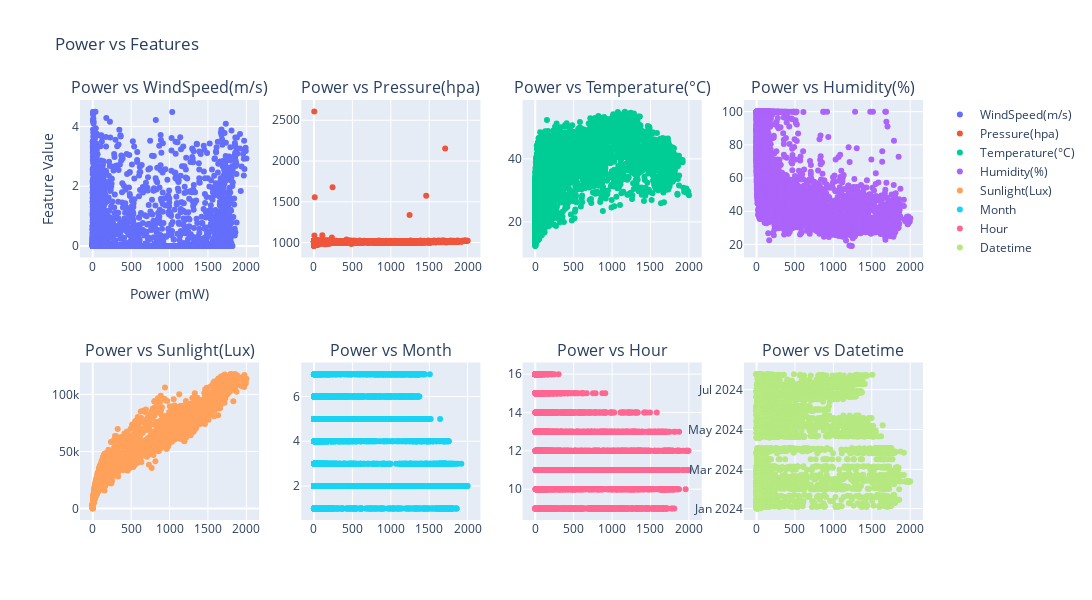

Notebook code for this chart:
### Code cell
avgdata1 = avgdata_dict['avgdata_01']
fig = sp.make_subplots(rows=2, cols=4, subplot_titles=[f'Power vs {col_name}' for col_name in features])

# 繪製每個特徵的散點圖
for i, col_name in enumerate(features):
    fig.add_trace(
        go.Scatter(x=avgdata1['Power(mW)'], y=avgdata1[col_name], mode='markers', name=col_name),
        row=i // 4 + 1, col=i % 4 + 1
    )

# 設定標籤
fig.update_layout(
    height=600,
    width=1200,
    title_text="Power vs Features",
    xaxis_title="Power (mW)",
    yaxis_title="Feature Value"
)

# 顯示圖形
fig.show()

### Figure 1 — Plotly figure (JSON) as saved in the notebook; plotly's stock layout.template omitted (floating-point values rounded to 4 significant figures; data arrays with more than 128 entries replaced by an {"elided": "..."} marker saying what was removed)
{"data": [{"mode": "markers", "name": "WindSpeed(m/s)", "type": "scatter", "x": {"elided": "5700 float values"}, "xaxis": "x", "y": {"elided": "5700 float values"}, "yaxis": "y"}, {"mode": "markers", "name": "Pressure(hpa)", "type": "scatter", "x": {"elided": "5700 float values"}, "xaxis": "x2", "y": {"elided": "5700 float values"}, "yaxis": "y2"}, {"mode": "markers", "name": "Temperature(°C)", "type": "scatter", "x": {"elided": "5700 float values"}, "xaxis": "x3", "y": {"elided": "5700 float values"}, "yaxis": "y3"}, {"mode": "markers", "name": "Humidity(%)", "type": "scatter", "x": {"elided": "5700 float values"}, "xaxis": "x4", "y": {"elided": "5700 float values"}, "yaxis": "y4"}, {"mode": "markers", "name": "Sunlight(Lux)", "type": "scatter", "x": {"elided": "5700 float values"}, "xaxis": "x5", "y": {"elided": "5700 float values"}, "yaxis": "y5"}, {"mode": "markers", "name": "Month", "type": "scatter", "x": {"elided": "5700 float values"}, "xaxis": "x6", "y": {"elided": "5700 int values"}, "yaxis": "y6"}, {"mode": "markers", "name": "Hour", "type": "scatter", "x": {"elided": "5700 float values"}, "xaxis": "x7", "y": {"elided": "5700 int values"}, "yaxis": "y7"}, {"mode": "markers", "name": "Datetime", "type": "scatter", "x": {"elided": "5700 float values"}, "xaxis": "x8", "y": {"elided": "5700 str values"}, "yaxis": "y8"}], "layout": {"annotations": [{"font": {"size": 16}, "showarrow": false, "text": "Power vs WindSpeed(m/s)", "x": 0.1062, "xanchor": "center", "xref": "paper", "y": 1, "yanchor": "bottom", "yref": "paper"}, {"font": {"size": 16}, "showarrow": false, "text": "Power vs Pressure(hpa)", "x": 0.3688, "xanchor": "center", "xref": "paper", "y": 1, "yanchor": "bottom", "yref": "paper"}, {"font": {"size": 16}, "showarrow": false, "text": "Power vs Temperature(°C)", "x": 0.6313, "xanchor": "center", "xref": "paper", "y": 1, "yanchor": "bottom", "yref": "paper"}, {"font": {"size": 16}, "showarrow": false, "text": "Power vs Humidity(%)", "x": 0.8938, "xanchor": "center", "xref": "paper", "y": 1, "yanchor": "bottom", "yref": "paper"}, {"font": {"size": 16}, "showarrow": false, "text": "Power vs Sunlight(Lux)", "x": 0.1062, "xanchor": "center", "xref": "paper", "y": 0.375, "yanchor": "bottom", "yref": "paper"}, {"font": {"size": 16}, "showarrow": false, "text": "Power vs Month", "x": 0.3688, "xanchor": "center", "xref": "paper", "y": 0.375, "yanchor": "bottom", "yref": "paper"}, {"font": {"size": 16}, "showarrow": false, "text": "Power vs Hour", "x": 0.6313, "xanchor": "center", "xref": "paper", "y": 0.375, "yanchor": "bottom", "yref": "paper"}, {"font": {"size": 16}, "showarrow": false, "text": "Power vs Datetime", "x": 0.8938, "xanchor": "center", "xref": "paper", "y": 0.375, "yanchor": "bottom", "yref": "paper"}], "height": 600, "title": {"text": "Power vs Features"}, "width": 1200, "xaxis": {"anchor": "y", "domain": [0, 0.2125], "title": {"text": "Power (mW)"}}, "xaxis2": {"anchor": "y2", "domain": [0.2625, 0.475]}, "xaxis3": {"anchor": "y3", "domain": [0.525, 0.7375]}, "xaxis4": {"anchor": "y4", "domain": [0.7875, 1]}, "xaxis5": {"anchor": "y5", "domain": [0, 0.2125]}, "xaxis6": {"anchor": "y6", "domain": [0.2625, 0.475]}, "xaxis7": {"anchor": "y7", "domain": [0.525, 0.7375]}, "xaxis8": {"anchor": "y8", "domain": [0.7875, 1]}, "yaxis": {"anchor": "x", "domain": [0.625, 1], "title": {"text": "Feature Value"}}, "yaxis2": {"anchor": "x2", "domain": [0.625, 1]}, "yaxis3": {"anchor": "x3", "domain": [0.625, 1]}, "yaxis4": {"anchor": "x4", "domain": [0.625, 1]}, "yaxis5": {"anchor": "x5", "domain": [0, 0.375]}, "yaxis6": {"anchor": "x6", "domain": [0, 0.375]}, "yaxis7": {"anchor": "x7", "domain": [0, 0.375]}, "yaxis8": {"anchor": "x8", "domain": [0, 0.375]}}}
